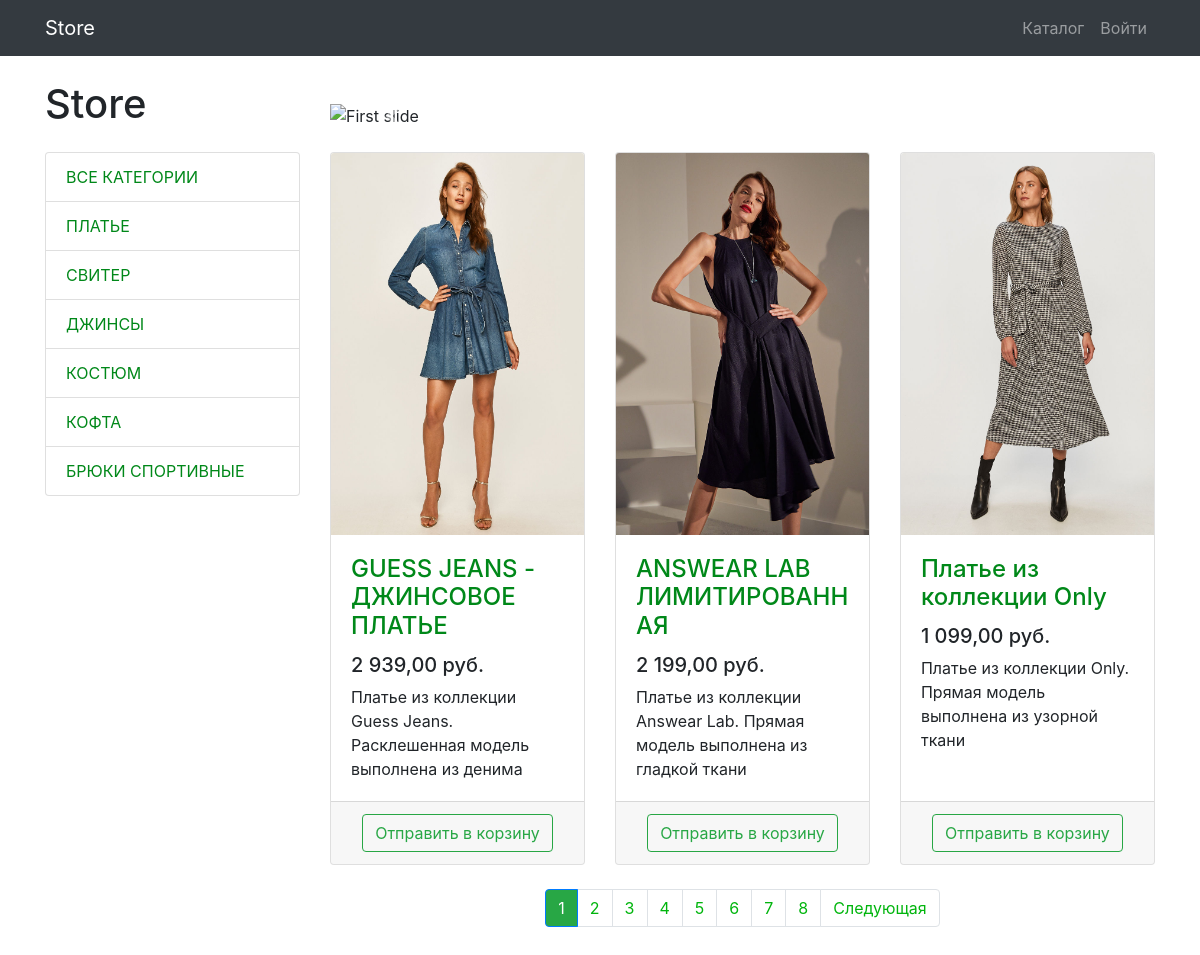
Screenshot of /products/ with the database file from the repository.
### products/models.py (models this page shows, shortened)
class ProductCategory(models.Model):
    name = models.CharField(max_length=100, unique=True, verbose_name="Категории")
    description = models.TextField(blank=True, verbose_name="Описание категории")
    class Meta:
        verbose_name = "категорию"
        verbose_name_plural = "Категории"

class Product(models.Model):
    name = models.CharField(max_length=250, verbose_name="Название товара")
    image = models.ImageField(upload_to="products_images/", blank=True, verbose_name="Изображение")
    description = models.TextField(blank=True, verbose_name="Описание")
    short_description = models.CharField(max_length=100, blank=True, verbose_name="Краткое описание")
    price = models.DecimalField(max_digits=8, decimal_places=2, default=0, verbose_name="Цена")
    quantity = models.PositiveIntegerField(default=0, verbose_name="Количество")
    category = models.ForeignKey(ProductCategory, on_delete=models.CASCADE, verbose_name="Категория")
    class Meta:
        verbose_name = "товар"
        verbose_name_plural = "Товары"

### products/views.py (the view)
# urls.py: path('products/', views.products, name='products'),
def products(request, category_id=None):
    context = {
        'title': 'Market Place - Каталог',
        'categories': ProductCategory.objects.all(),
    }
    if category_id:
        products = Product.objects.filter(category_id=category_id)
    else:
        products = Product.objects.all()
    paginator = Paginator(products, 3)
    page_number = request.GET.get('page')
    page_obj = paginator.get_page(page_number)
    context.update({'products': page_obj})
    return render(request, 'products/products.html', context)

### products/context_processors.py (called while the page is built)
def baskets(request):
    user = request.user
    return {'baskets': Basket.objects.filter(user=user) if user.is_authenticated else []}

### products/templates/products/products.html (shortened to what this page needs)
{% extends 'products/base.html' %}
{% load static %}
{% load humanize %}
{% block css %}
<link href="{% static 'css/products.css' %}" rel="stylesheet">
{% endblock %}
{% block content %}
<div class="container">
    <div class="row">
        <div class="col-lg-3">
            <h1 class="my-4">Store</h1>
            {% include 'products/category.html' %}
        </div>
        <div class="col-lg-9">
            <div id="carouselExampleIndicators" class="carousel slide my-4" data-ride="carousel">
                <ol class="carousel-indicators">
                    <li data-target="#carouselExampleIndicators" data-slide-to="0" class="active"></li>
                    <li data-target="#carouselExampleIndicators" data-slide-to="1"></li>
                    <li data-target="#carouselExampleIndicators" data-slide-to="2"></li>
                </ol>
                <div class="carousel-inner" role="listbox">
                    <div class="carousel-item active">
                        <img class="d-block img-fluid" src="{% static 'vendor/img/slides/slide-1.jpg' %}"
                             alt="First slide">
                    </div>
                </div>
                <a class="carousel-control-prev" href="#carouselExampleIndicators" role="button" data-slide="prev">
                    <span class="carousel-control-prev-icon" aria-hidden="true"></span>
                </a>
                <a class="carousel-control-next" href="#carouselExampleIndicators" role="button" data-slide="next">
                    <span class="carousel-control-next-icon" aria-hidden="true"></span>
                </a>
            </div>
            <div class="row">
                {% for product in products %}
                <div class="col-lg-4 col-md-6 mb-4">
                    <div class="card h-100">
                        <a href="{% url 'product' product.id %}">
                            <img class="card-img-top"
                                 src="{{ product.image.url }}"
                                 alt="">
                        </a>
                        <div class="card-body">
                            <h4 class="card-title">
                                <a href="{% url 'product' product.id %}">{{ product.name }}</a>
                            </h4>
                            <h5>{{ product.price|intcomma }} руб.</h5>
                            <p class="card-text">{{ product.short_description }}</p>
                        </div>
                        <div class="card-footer text-center">
                            <a href="{% url 'basket_add' product.id %}" class="btn btn-outline-success">Отправить в
                                корзину</a>
                        </div>
                    </div>
                </div>
                {% endfor %}
            </div>
            {% if products %}
            <nav aria-label="Page navigation example">
                <ul class="pagination justify-content-center">
                    {% if products.has_other_pages %}
                    {% for page in products.paginator.page_range %}
                    <li
                            class="page-item {% if page == products.number %} active {% endif %}"><a class="page-link"
                                                                              href="?page={{page}}">{{ page }}</a></li>
                    {% endfor %}
                    {% endif %}
                    {% if products.has_next %}
                    <li class="page-item">
                        <a class="page-link" href="?page={{products.next_page_number}}">Следующая</a>
                    </li>
                    {% endif %}
                </ul>
            </nav>
            {% endif %}
        </div>
    </div>
</div>
{% endblock %}

### products/templates/products/category.html
<div class="list-group">
    <a href="{% url 'products' %}" class="list-group-item">Все категории</a>
    {% for category in categories %}
    <a href="{% url 'category' category.id %}" class="list-group-item">{{ category.name }}</a>
    {% endfor %}
</div>

### products/static/css/products.css (style rules this page uses)
body { padding-top: 56px; }
a { color: #008819; }
.page-link { color: #01b50d; }
.page-item.active .page-link { background: #28a745; }
.list-group-item { text-transform: uppercase; }
.col-lg-9 { margin: 24px 0; }

### rows the page displays
ProductCategory: name "ПЛАТЬЕ"
ProductCategory: name "СВИТЕР"
ProductCategory: name "ДЖИНСЫ"
ProductCategory: name "КОСТЮМ"
ProductCategory: name "КОФТА"
ProductCategory: name "БРЮКИ СПОРТИВНЫЕ"
Product: image (picture), name "GUESS JEANS - ДЖИНСОВОЕ ПЛАТЬЕ", price "2 939,00", short_description "Платье из коллекции Guess Jeans. Расклешенная модель выполнена из денима"
Product: image (picture), name "ANSWEAR LAB ЛИМИТИРОВАННАЯ", price "2 199,00", short_description "Платье из коллекции Answear Lab. Прямая модель выполнена из гладкой ткани"
Product: image (picture), name "Платье из коллекции Only", price "1 099,00", short_description "Платье из коллекции Only. Прямая модель выполнена из узорной ткани"

### other values shown
{{ page }} "1" "2" "3" "4" "5" "6" "7" "8"
